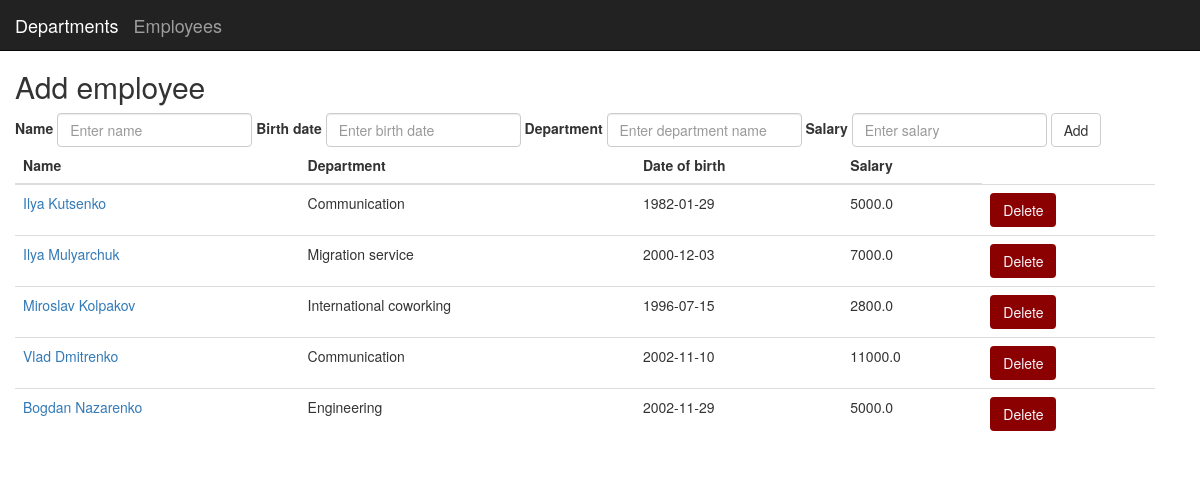
Page /employees on the earlier database version.
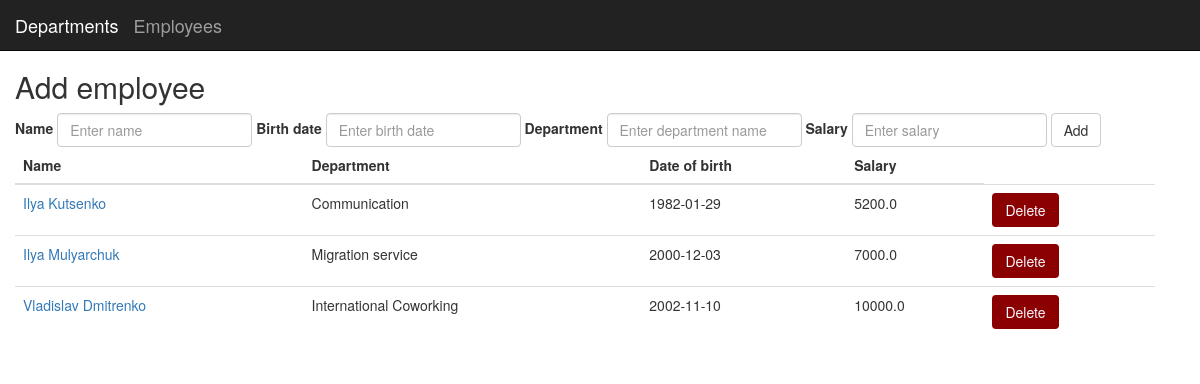
Same page on the later database version.
### application/models/models.py (models this page shows, shortened)
class Employee(db.Model):
    id = db.Column(db.Integer, primary_key=True)
    name = db.Column(db.String(90), nullable=False)
    birth_date = db.Column(db.Date, nullable=False)
    department = db.Column(db.String(50), nullable=False)
    salary = db.Column(db.Float, nullable=False)

### application/views/views_employees.py (the view)
@app.route("/employees", methods=["GET"])
def employees():
    form = AddEmployeeForm()
    emps = Employee.query.all()
    return render_template("employees.html", employees=emps, form=form)

### application/forms/forms.py
class AddEmployeeForm(FlaskForm):
    name = StringField("Name", validators=[DataRequired()])
    birth_date = StringField("Birth date", validators=[DataRequired()])
    department = StringField("Department", validators=[DataRequired()])
    salary = FloatField("Salary", validators=[DataRequired()])
    add = SubmitField("Add")

### application/templates/employees.html (shortened to what this page needs)
{% extends "base.html" %}
{% block content %}
<div class="container">
  <h2>Add employee</h2>
  <form method="POST" class="form-inline">
    <div class="form-group">
      {{ form.name.label }}
      {{ form.name(class="form-control", placeholder="Enter name")}}
    </div>
    <div class="form-group">
      {{ form.birth_date.label }}
      {{ form.birth_date(class="form-control", placeholder="Enter birth date")}}
    </div>
    <div class="form-group">
      {{ form.department.label }}
      {{ form.department(class="form-control", placeholder="Enter department name")}}
    </div>
    <div class="form-group">
      {{ form.salary.label }}
      {{ form.salary(class="form-control", placeholder="Enter salary")}}
    </div>
    {{ form.add(class="btn btn-default")}}
  </form>
</div>
<div class="container">
  <table class="table">
    <thead>
      <tr>
        <th>Name</th>
        <th>Department</th>
          <th>Date of birth</th>
          <th>Salary</th>
      </tr>
    </thead>
    <tbody>
    {% for employee in employees %}
      <tr>
          <td><a href="{{url_for('employee', id_=employee.id)}}">{{employee.name}}</a></td>
          <td>{{employee.department}}</td>
          <td>{{employee.birth_date}}</td>
          <td>{{employee.salary}}</td>
          <td>
            <form action="{{ url_for('employee_delete', id_=employee.id) }}">
              <input class="btn delete" type="submit" value="Delete">
            </form>
        </td>
      </tr>
    {% endfor %}
    </tbody>
  </table>
</div>
{% endblock content %}

### application/templates/base.html (shortened to what this page needs)
<!DOCTYPE html>
<html lang="en">
<head>
  <link rel="stylesheet" type="text/css" href="{{url_for('static', filename='main.css')}}">
  <link rel="stylesheet" href="https://maxcdn.bootstrapcdn.com/bootstrap/3.4.1/css/bootstrap.min.css">
</head>
<body>
 <nav class="navbar navbar-inverse navbar-fixed-top">
  <div class="container-fluid">
    <div class="navbar-header">
      <a class="navbar-brand" href="{{url_for('departments')}}">Departments</a>
        <a class="navbar-brand" href="{{url_for('employees')}}">Employees</a>
    </div>
  </div>
</nav>
<main>
    {% block content %}{% endblock %}
</main>
</body>
</html>

### application/static/main.css (style rules this page uses)
main { float: left; margin-top: 50px; }
.delete { background-color: #8B0000; color: #F8F8FF; }

Differences in the rows shown:
removed Employee: name "Vlad Dmitrenko", department "Communication", birth_date "2002-11-10", salary "11000.0"
removed Employee: name "Bogdan Nazarenko", department "Engineering", birth_date "2002-11-29", salary "5000.0"
changed Employee "Ilya Kutsenko": salary "5000.0" → "5200.0"
changed Employee: name "Miroslav Kolpakov" → "Vladislav Dmitrenko"; department "International coworking" → "International Coworking"; birth_date "1996-07-15" → "2002-11-10"; salary "2800.0" → "10000.0"
